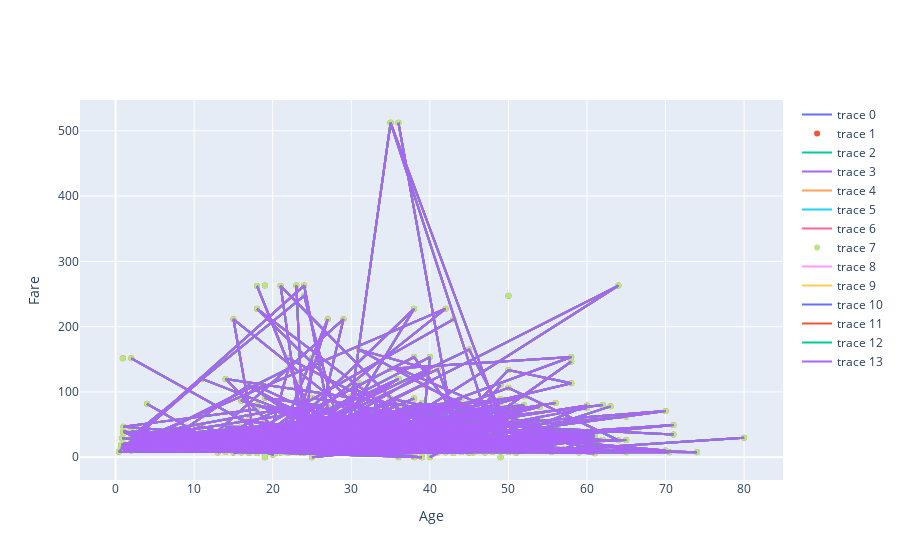

Notebook source saved alongside this figure:
### Code cell
fig.add_trace(go.Scatter(x=df.age,y=df.fare,mode='lines'))
fig.update_layout(xaxis_title='Age',yaxis_title='Fare')

### Figure 1 — Plotly figure (JSON) as saved in the notebook; plotly's stock layout.template omitted (floating-point values rounded to 4 significant figures; data arrays with more than 128 entries replaced by an {"elided": "..."} marker saying what was removed)
{"data": [{"type": "scatter", "x": {"elided": "891 float values"}, "y": {"elided": "891 float values"}}, {"mode": "markers", "type": "scatter", "x": {"elided": "891 float values"}, "y": {"elided": "891 float values"}}, {"type": "scatter", "x": {"elided": "891 float values"}, "y": {"elided": "891 float values"}}, {"type": "scatter", "x": {"elided": "891 float values"}, "y": {"elided": "891 float values"}}, {"type": "scatter", "x": {"elided": "891 float values"}, "y": {"elided": "891 float values"}}, {"type": "scatter", "x": {"elided": "891 float values"}, "y": {"elided": "891 float values"}}, {"type": "scatter", "x": {"elided": "891 float values"}, "y": {"elided": "891 float values"}}, {"mode": "markers", "type": "scatter", "x": {"elided": "891 float values"}, "y": {"elided": "891 float values"}}, {"mode": "lines", "type": "scatter", "x": {"elided": "891 float values"}, "y": {"elided": "891 float values"}}, {"mode": "lines", "type": "scatter", "x": {"elided": "891 float values"}, "y": {"elided": "891 float values"}}, {"mode": "lines", "type": "scatter", "x": {"elided": "891 float values"}, "y": {"elided": "891 float values"}}, {"mode": "lines", "type": "scatter", "x": {"elided": "891 float values"}, "y": {"elided": "891 float values"}}, {"mode": "lines", "type": "scatter", "x": {"elided": "891 float values"}, "y": {"elided": "891 float values"}}, {"mode": "lines", "type": "scatter", "x": {"elided": "891 float values"}, "y": {"elided": "891 float values"}}], "layout": {"xaxis": {"title": {"text": "Age"}}, "yaxis": {"title": {"text": "Fare"}}}}
